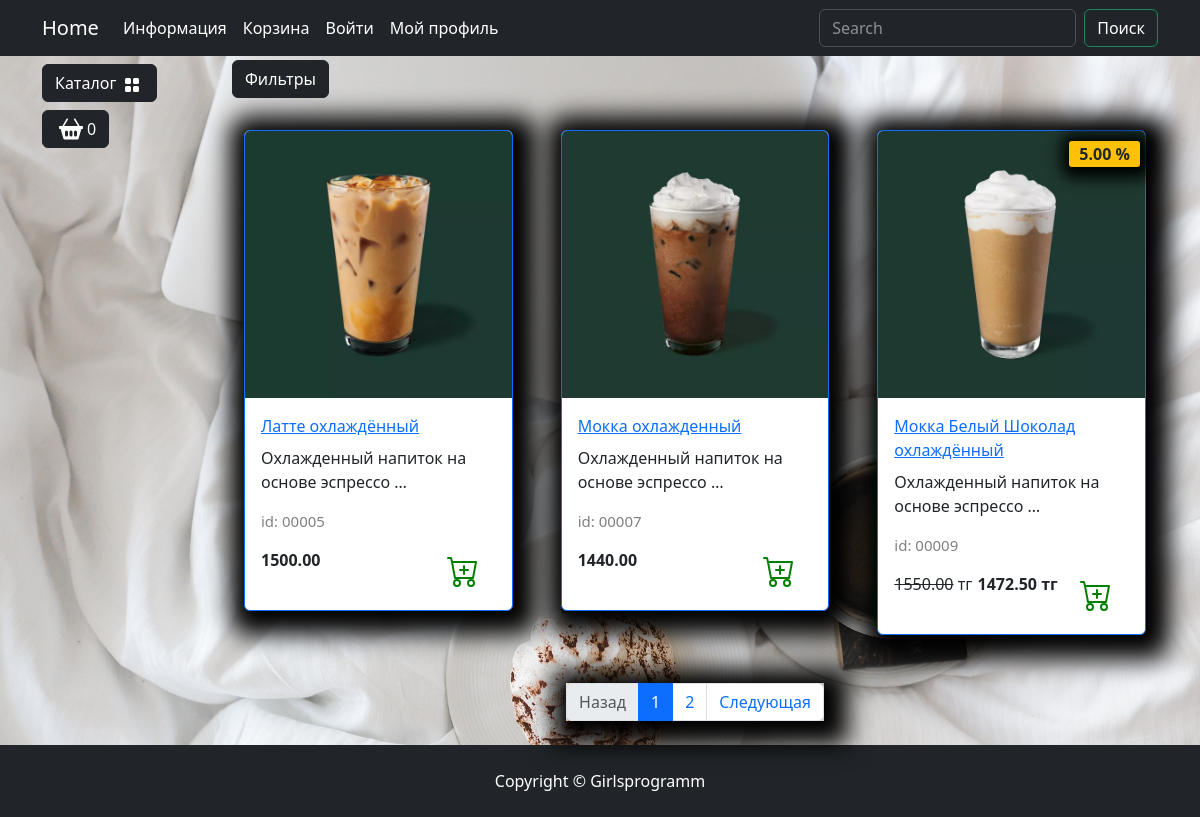
Page /catalog/kofe-so-ldom/ on the committed database.
### goods/models.py (models this page shows, shortened)
class Products(models.Model):
    name = models.CharField(max_length=150, unique=True, verbose_name='Название')
    slug = models.SlugField(max_length=200, unique=True, blank=True, null=True, verbose_name='URL')
    description = models.TextField(blank=True, null=True, verbose_name='Описание')
    image = models.ImageField(upload_to='goods_images', blank=True, null=True, verbose_name='Изображение')
    price = models.DecimalField(default=0.00, max_digits=7, decimal_places=2, verbose_name='Цена')
    discount = models.DecimalField(default=0.00, max_digits=4, decimal_places=2, verbose_name='Скидка в %')
    quantity = models.PositiveIntegerField(default=0, verbose_name='Количество')
    category = models.ForeignKey(to=Categories, on_delete=models.CASCADE, verbose_name='Категория')
    class Meta:
        db_table: str = 'product'
        verbose_name = 'Продукт'
        verbose_name_plural = 'Продукты'
        ordering = ("id",)
    def display_id(self):
        return f"{self.id:05}"
    def sell_price(self):
        if self.discount:
            return round(self.price - self.price*self.discount/100, 2)
        return self.price

### goods/views.py (the view)
# urls.py: path('catalog/', include('goods.urls', namespace='catalog')),
def catalog(request, category_slug=None):
    page = request.GET.get('page', 1)
    on_sale = request.GET.get('on_sale', None)
    order_by = request.GET.get('order_by', None)
    query = request.GET.get('q', None)
    if category_slug == "allcoffee":
        goods = Products.objects.all()
    elif query:
        goods = q_search(query)
    else:
        goods = get_list_or_404(Products.objects.filter(category__slug=category_slug))
    if on_sale:
        goods = goods.filter(discount__gt=0)
    if order_by and order_by != "default":
        goods = goods.order_by(order_by)
    paginator = Paginator(goods, 3)
    current_page = paginator.page(int(page))
    context = {
        "title": "coffee - Каталог",
        "goods": current_page,
        "slug_url": category_slug
    }
    return render(request, "goods/catalog.html", context)

### goods/templatetags/goods_tags.py (called while the page is built)
@register.simple_tag()
def tag_categories():
    return Categories.objects.all()

@register.simple_tag(takes_context=True)
def change_params(context, **kwargs):
    query = context['request'].GET.dict()
    query.update(kwargs)
    return urlencode(query)

### goods/templates/goods/catalog.html (shortened to what this page needs)
{% extends "base.html" %}
{% load static %}
{% load goods_tags %}
{% block content %}
<div class="row">
    <div class="dropdown mb-2">
        <button class="btn btn-secondary dropdown-toggle btn-dark" type="button" data-bs-toggle="dropdown"
            aria-expanded="false">
            Фильтры
        </button>
    </div>
    {% for product in goods %}
    <div class="col-lg-4 col-md-6 p-4">
        <div class="card border-primary rounded custom-shadow">
            {% if product.image %}
                <img src="{{ product.image.url }}" class="card-img-top" alt="{{ product.name }}">
            {% else %}
                <img src="{% static "deps/images/Not found image.png" %}" class="card-img-top" alt="...">
            {% endif %}
            <div class="card-body">
                <a href="{% url "catalog:product" product.slug %}">
                    <p class="card-title">
                        {% autoescape off %}
                            {% if product.headline%}
                            {{product.headline}}
                            {% else %}
                            {{ product.name }}
                            {% endif %}
                        {% endautoescape %}
                    </p>
                </a>
                <p class="card-text">
                    {% autoescape off %}
                        {% if product.bodyline%}
                        {{product.bodyline|truncatechars:100}}
                        {% else %}
                        {{ product.description|truncatechars:40 }}
                        {% endif %}
                    {% endautoescape %}
                </p>
                <p class="product_id">id: {{ product.display_id }}</p>
                <div class="d-flex justify-content-between">
                    {% if product.discount %}
                        <p><s>{{product.price}}</s> тг</p>
                        <p><strong>{{ product.sell_price }} тг</strong></p>
                        <span class="badge bg-warning text-dark">{{ product.discount }} %</span>
                    {% else %}
                        <p><strong>{{ product.price }}</strong></p>
                    {% endif %}
                    <a href="#" class="btn add-to-cart">
                        <img class="mx-1" src="{% static "deps/icons/cart-plus.svg" %}" alt="Catalog Icon"
                            width="32" height="32">
                    </a>
                </div>
            </div>
        </div>
    </div>
    {% endfor %}
</div>
{% if goods %}
<nav aria-label="Page navigation example">
    <ul class="pagination justify-content-center my-4">
        <div class="custom-shadow d-flex">
            <li class="page-item {% if not goods.has_previous %}disabled{% endif %}">
              <a class="page-link" href="{% if goods.has_previous %}?{% change_params page=goods.previous_page_number %}{% else %}#{% endif %}">Назад</a>
            </li>
             {% for page in goods.paginator.page_range %}
             {% if page >= goods.number|add:-2 and page <= goods.number|add:2 %}
                <li class="page-item {% if goods.number == page %}active{% endif %}">
                    <a class="page-link" href="?{% change_params page=page %}">{{ page }}</a>
                </li>
            {% endif %}
            {% endfor %}
            <li class="page-item {% if not goods.has_next %}disabled{% endif %}">
                <a class="page-link" href="{% if goods.has_next %}?{% change_params page=goods.next_page_number %}{% else %}#{% endif %}">Следующая</a>
              </li>
        </div>
    </ul>
</nav>
{% endif %}
{% endblock %}
{% block footer %}
<footer class="py-4 bg-dark">
    <div class="container">
        <p class="m-0 text-center text-white">Copyright &copy; Girlsprogramm</p>
    </div>
</footer>
{% endblock %}

### main/static/deps/css/my_css.css (style rules this page uses)
body { background-image: url("../images/coffee-image.jpg"); background-repeat: no-repeat; background-attachment: fixed; background-position: center center; background-size: cover; height: 100%; }
.dropdown-toggle::after { content: none; }
.custom-shadow { box-shadow: 5px 5px 25px 19px #000000; }
.product_id { color: gray; font-size: 15px; }
.badge.bg-warning.text-dark { position: absolute; top: 10px; right: 5px; z-index: 1; padding: 5px 10px; border-radius: 3px; font-size: 1rem; box-shadow: 2px 2px 15px 9px #000000; }

### rows in the picture
Products: image (picture), name "Латте охлаждённый", description "Охлажденный напиток на основе эспрессо …", display_id "00005", price "1500.00"
Products: image (picture), name "Мокка охлажденный", description "Охлажденный напиток на основе эспрессо …", display_id "00007", price "1440.00"
Products: image (picture), name "Мокка Белый Шоколад охлаждённый", description "Охлажденный напиток на основе эспрессо …", display_id "00009", price "1550.00", sell_price "1472.50", discount "5.00"

### other values in the picture
{{ page }} "1" "2"
